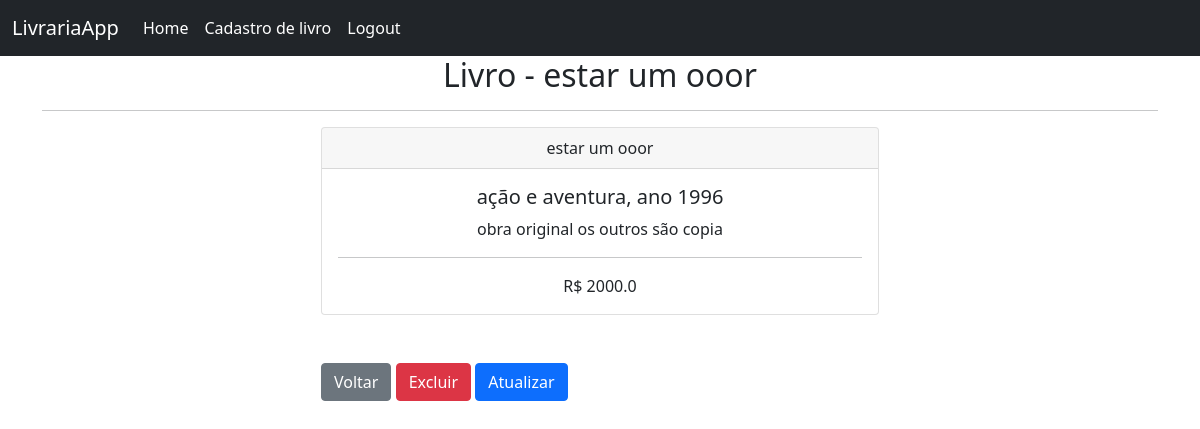
Screenshot of /book/3/ (signed in) with the database file from the repository.
### livraria/models.py (models this page shows, shortened)
class Book(models.Model):
    cleated_at = models.DateTimeField(auto_now_add= True)
    title = models.CharField(max_length=50)
    description = models.CharField(max_length=200)
    year = models.IntegerField()
    genre = models.CharField(max_length=30)
    value = models.FloatField()

### livraria/views.py (the view)
# urls.py: path('book/<int:id>/', book_detail, name= 'book'),
def book_detail(request, id):
    if request.user.is_authenticated:
        book = Book.objects.get(id=id)
        return render(request, 'book.html', {'book': book})
    else:
        messages.error('Nao foi possivel ver os detalhes de um livro')
        return redirect('home')

### livraria/templates/book.html
{% extends 'base.html' %}
{% block content %}
    <h2 class="text-center">Livro - {{book.title}}</h2>
    <hr>
    <div class="col-md-6 offset-md-3">
        <div class="card">
            <div class="card-header text-center">
                {{book.title}}
            </div>
            <div class="card-body text-center">
                <h5 class="card-title">{{book.genre}}, ano {{book.year}}</h5>
                <p>{{book.description}}</p>
                <hr>
                <span>R$ {{book.value}}</span>
            </div>
        </div>
        <br><br>
        <a class="btn btn-secondary" href="{% url 'home' %}">Voltar</a>
        <a href="{% url 'delete_book' book.id %}" class="btn btn-danger">Excluir</a>
        <a href="{% url 'update_book' book.id %}" class="btn btn-primary">Atualizar</a>
    </div>
{% endblock %}

### rows the page displays
Book: title "estar um ooor", genre "ação e aventura", year "1996", description "obra original os outros são copia", value "2000.0"
